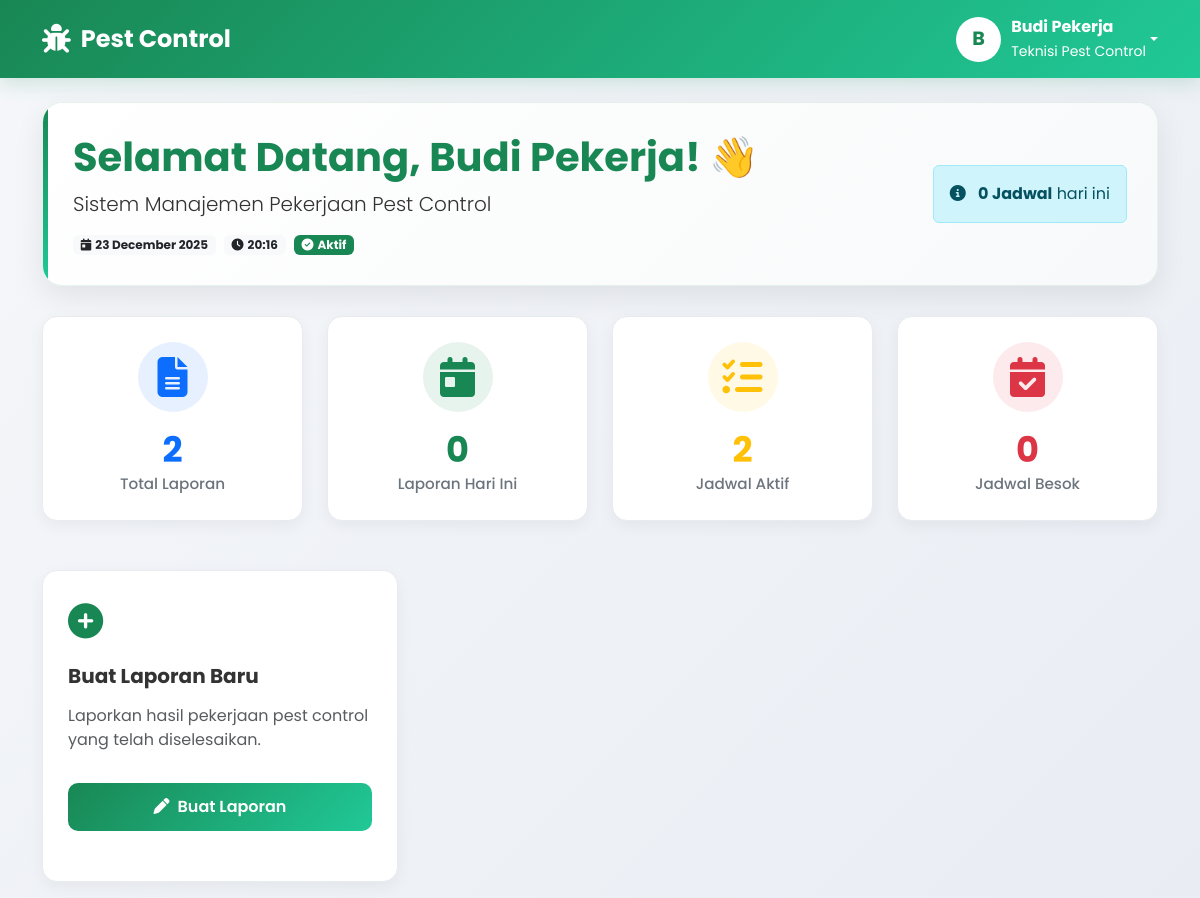
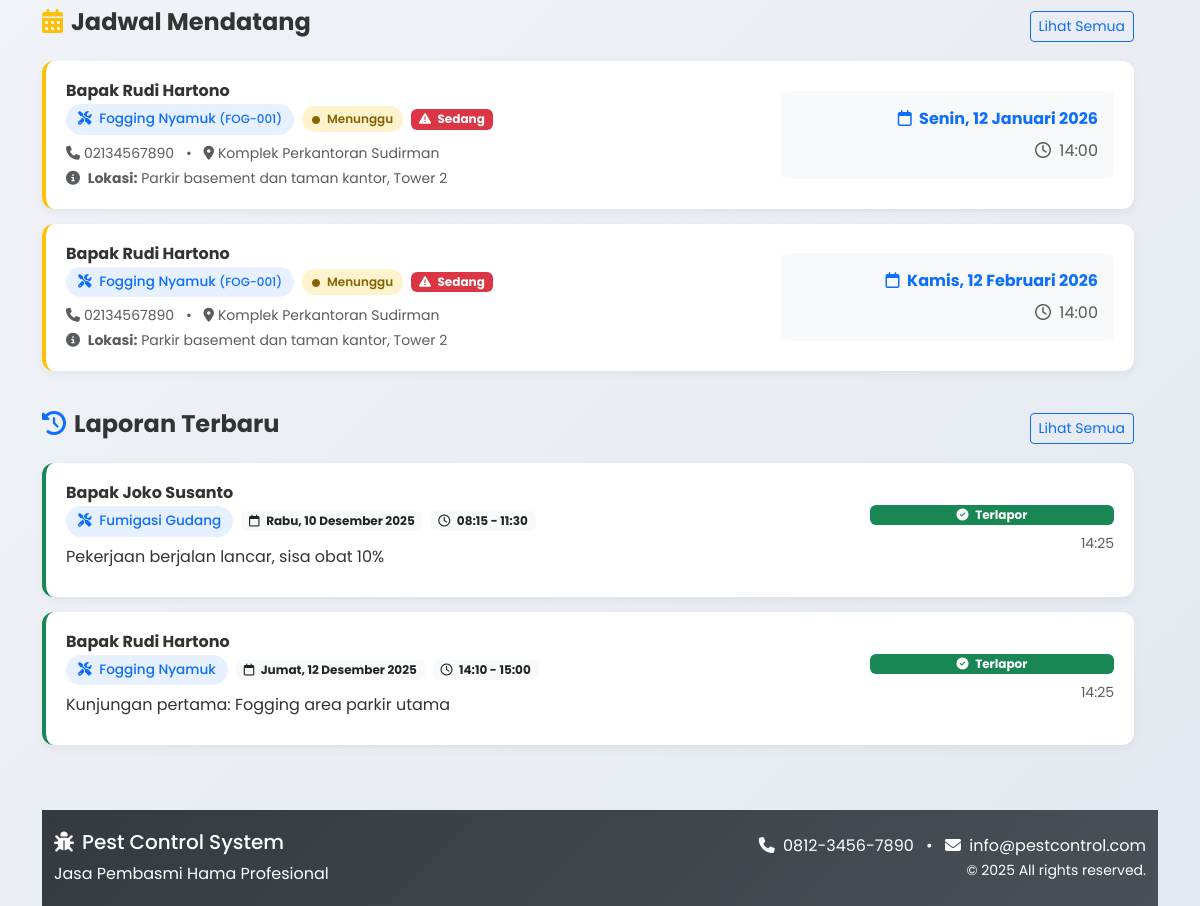
/user/dashboard.php (signed in), run on the app's committed database (2 pictures, top to bottom).
### tables this page shows
CREATE TABLE jadwal (
  id INT NOT NULL AUTO_INCREMENT,
  kode_jadwal VARCHAR(50) UNIQUE,
  admin_id INT NOT NULL,
  pekerja_id INT,
  customer_id INT NOT NULL,
  service_id INT NOT NULL,
  tanggal DATE NOT NULL,
  jam TIME NOT NULL,
  lokasi TEXT,
  durasi_estimasi INT,
  status ENUM('Menunggu','Berjalan','Selesai','Dibatalkan') DEFAULT 'Menunggu',
  prioritas ENUM('Rendah', 'Sedang', 'Tinggi', 'Darurat') DEFAULT 'Sedang',
  catatan_admin TEXT,
  catatan_pekerja TEXT,
  
  jenis_periode ENUM('Sekali', 'Harian', 'Mingguan', 'Bulanan', 'Tahunan') DEFAULT 'Sekali',
  jumlah_kunjungan INT DEFAULT 1,
  kunjungan_berjalan INT DEFAULT 0,
  tanggal_selesai_periode DATE,
  parent_jadwal_id INT NULL,
  
  created_at DATETIME DEFAULT CURRENT_TIMESTAMP,
  updated_at DATETIME DEFAULT CURRENT_TIMESTAMP ON UPDATE CURRENT_TIMESTAMP,
  
  PRIMARY KEY (id),
  INDEX idx_tanggal (tanggal),
  INDEX idx_status (status),
  INDEX idx_pekerja (pekerja_id),
  INDEX idx_customer (customer_id),
  INDEX idx_parent_jadwal (parent_jadwal_id),
  INDEX idx_jenis_periode (jenis_periode),
  
  FOREIGN KEY (pekerja_id) REFERENCES users(id) ON DELETE SET NULL,
  FOREIGN KEY (customer_id) REFERENCES customers(id) ON DELETE CASCADE,
  FOREIGN KEY (service_id) REFERENCES services(id) ON DELETE CASCADE,
  FOREIGN KEY (parent_jadwal_id) REFERENCES jadwal(id) ON DELETE SET NULL
);

CREATE TABLE services (
  id INT NOT NULL AUTO_INCREMENT,
  kode_service VARCHAR(20) UNIQUE,
  nama_service VARCHAR(150) NOT NULL UNIQUE,
  deskripsi TEXT,
  durasi_menit INT,
  harga DECIMAL(12,2),
  kategori ENUM('Residential', 'Commercial', 'Industrial') DEFAULT 'Residential',
  status ENUM('Aktif', 'Nonaktif') DEFAULT 'Aktif',
  created_at DATETIME DEFAULT CURRENT_TIMESTAMP,
  updated_at DATETIME DEFAULT CURRENT_TIMESTAMP ON UPDATE CURRENT_TIMESTAMP,
  PRIMARY KEY (id)
);

CREATE TABLE reports (
  id INT NOT NULL AUTO_INCREMENT,
  kode_laporan VARCHAR(50) UNIQUE,
  user_id INT NOT NULL,
  jadwal_id INT,
  customer_id INT,
  service_id INT,
  nomor_kunjungan INT DEFAULT 1,
  
  keterangan TEXT NOT NULL,
  bahan_digunakan TEXT,
  hasil_pengamatan TEXT,
  rekomendasi TEXT,
  foto_bukti VARCHAR(255),
  foto_sebelum VARCHAR(255),
  foto_sesudah VARCHAR(255),
  
  tanggal_pelaporan DATE NOT NULL,
  jam_mulai TIME,
  jam_selesai TIME,
  rating_customer INT DEFAULT 5,
  
  created_at DATETIME DEFAULT CURRENT_TIMESTAMP,
  updated_at DATETIME DEFAULT CURRENT_TIMESTAMP ON UPDATE CURRENT_TIMESTAMP,
  
  PRIMARY KEY (id),
  INDEX idx_user (user_id),
  INDEX idx_tanggal (tanggal_pelaporan),
  INDEX idx_jadwal (jadwal_id),
  INDEX idx_customer (customer_id),
  INDEX idx_service (service_id),
  INDEX idx_nomor_kunjungan (nomor_kunjungan),
  UNIQUE KEY unique_jadwal_kunjungan (jadwal_id, nomor_kunjungan),
  
  FOREIGN KEY (user_id) REFERENCES users(id) ON DELETE CASCADE,
  FOREIGN KEY (jadwal_id) REFERENCES jadwal(id) ON DELETE SET NULL,
  FOREIGN KEY (customer_id) REFERENCES customers(id) ON DELETE SET NULL,
  FOREIGN KEY (service_id) REFERENCES services(id) ON DELETE SET NULL
);

### user/dashboard.php (the view, shortened to what the rows shown need)
<?php
require_once '../includes/functions.php';
$pdo = getConnection();
$user_id = $_SESSION['user_id'];
$user_name = $_SESSION['nama'] ?? 'Pekerja';
try {
    $stmt = $pdo->prepare("
        SELECT
            j.*,
            -- Gunakan COALESCE untuk menghindari NULL
            COALESCE(c1.nama_perusahaan, c2.nama_perusahaan) as nama_perusahaan,
            COALESCE(c1.nama_customer, c2.nama_customer) as nama_customer,
            COALESCE(c1.telepon, c2.telepon) as telepon,
            COALESCE(c1.alamat, c2.alamat) as alamat,
            s.nama_service,
            s.kode_service
        FROM jadwal j
        -- JOIN customers melalui jadwal
        LEFT JOIN customers c1 ON j.customer_id = c1.id
        -- JOIN services
        LEFT JOIN services s ON j.service_id = s.id
        -- LEFT JOIN reports untuk dapatkan customer alternatif jika ada
        LEFT JOIN reports r ON j.id = r.jadwal_id AND r.user_id = ?
        LEFT JOIN customers c2 ON r.customer_id = c2.id
        WHERE j.pekerja_id = ?
        AND j.status IN ('Menunggu', 'Berjalan')
        AND j.tanggal >= CURDATE()
        ORDER BY j.tanggal ASC, j.jam ASC
        LIMIT 3
    ");
    $stmt->execute([$user_id, $user_id]);
    $upcoming_schedules = $stmt->fetchAll(PDO::FETCH_ASSOC);
    $stmt = $pdo->prepare("
        SELECT
            r.*,
            -- Gunakan COALESCE untuk customer
            COALESCE(c1.nama_perusahaan, c2.nama_perusahaan) as nama_perusahaan,
            COALESCE(c1.nama_customer, c2.nama_customer) as nama_customer,
            COALESCE(c1.telepon, c2.telepon) as customer_telepon,
            s.nama_service,
            j.tanggal as jadwal_tanggal,
            j.jam as jadwal_jam
        FROM reports r
        -- LEFT JOIN customers dari reports
        LEFT JOIN customers c1 ON r.customer_id = c1.id
        -- JOIN jadwal
        LEFT JOIN jadwal j ON r.jadwal_id = j.id
        -- JOIN services melalui jadwal
        LEFT JOIN services s ON j.service_id = s.id
        -- LEFT JOIN customers alternatif dari jadwal
        LEFT JOIN customers c2 ON j.customer_id = c2.id
        WHERE r.user_id = ?
        ORDER BY r.created_at DESC
        LIMIT 5
    ");
    $stmt->execute([$user_id]);
    $recent_reports = $stmt->fetchAll(PDO::FETCH_ASSOC);
} catch (PDOException $e) {
    echo "";
    error_log("Dashboard error: " . $e->getMessage());
    $total_reports = $monthly_reports = $today_reports = $today_schedules = $tomorrow_schedules = $active_schedules = 0;
    $upcoming_schedules = $recent_reports = $monthly_summary = [];
}
function safe_display($value, $default = 'N/A') {
    if ($value === null || $value === '' || $value === '0000-00-00' || $value === '0000-00-00 00:00:00') {
        return $default;
    }
    return htmlspecialchars($value);
}
?>
<!DOCTYPE html>
<html lang="id">
<head>
    <link href="https://cdn.jsdelivr.net/npm/bootstrap@5.3.0/dist/css/bootstrap.min.css" rel="stylesheet">
    <link rel="stylesheet" href="https://cdnjs.cloudflare.com/ajax/libs/font-awesome/6.4.0/css/all.min.css">
</head>
<body>
    <div class="container mt-4">
        <div class="welcome-card">
            <div class="row align-items-center">
                <div class="col-md-8">
                    <h1 class="display-6 fw-bold text-success mb-2">Selamat Datang, <?php echo htmlspecialchars($user_name); ?>! 👋</h1>
                </div>
            </div>
        </div>
        <div class="row mb-4">
        <div class="row mb-4">
            <div class="col-12">
                <?php if (empty($upcoming_schedules)): ?>
                    <div class="empty-state">
                        <i class="fas fa-calendar-times"></i>
                        <h5 class="text-muted mt-3">Tidak Ada Jadwal Mendatang</h5>
                        <p class="text-muted">Anda belum memiliki jadwal pekerjaan yang akan datang.</p>
                    </div>
                <?php else: ?>
                    <?php foreach ($upcoming_schedules as $schedule):
                        $status = $schedule['status'] ?? 'Menunggu';
                        $status_class = 'status-' . strtolower($status);
                        $customer_name = safe_display($schedule['nama_customer'] ?? $schedule['nama_perusahaan'], 'Pelanggan');
                        $service_name = safe_display($schedule['nama_service'], 'Layanan');
                        $schedule_date = safe_display($schedule['tanggal']);
                        $schedule_time = safe_display($schedule['jam']);
                        $location = safe_display($schedule['lokasi']);
                        $phone = safe_display($schedule['telepon']);
                        $address = safe_display($schedule['alamat']);
                        $priority = safe_display($schedule['prioritas']);
                        $kode_service = safe_display($schedule['kode_service']);
                    ?>
                        <div class="schedule-card">
                            <div class="row align-items-center">
                                <div class="col-md-8">
                                    <h6 class="fw-bold mb-1"><?php echo $customer_name; ?></h6>
                                    <div class="d-flex flex-wrap align-items-center gap-2 mb-2">
                                        <span class="service-badge">
                                            <i class="fas fa-tools me-1"></i>
                                            <?php echo $service_name; ?>
                                            <?php if ($kode_service !== 'N/A'): ?>
                                                <small>(<?php echo $kode_service; ?>)</small>
                                            <?php endif; ?>
                                        </span>
                                        <span class="status-badge <?php echo $status_class; ?>">
                                            <i class="fas fa-circle me-1" style="font-size: 8px;"></i>
                                            <?php echo $status; ?>
                                        </span>
                                        <?php if ($priority !== 'N/A' && $priority !== ''): ?>
                                        <span class="badge bg-danger">
                                            <i class="fas fa-exclamation-triangle me-1"></i>
                                            <?php echo $priority; ?>
                                        </span>
                                        <?php endif; ?>
                                    </div>
                                    <div class="text-muted small">
                                        <?php if ($phone !== 'N/A'): ?>
                                            <i class="fas fa-phone me-1"></i><?php echo $phone; ?>
                                            <span class="mx-2">•</span>
                                        <?php endif; ?>
                                        <?php if ($address !== 'N/A'): ?>
                                            <i class="fas fa-map-marker-alt me-1"></i><?php echo substr($address, 0, 50); ?>
                                        <?php endif; ?>
                                        <?php if ($location !== 'N/A'): ?>
                                            <div class="mt-1">
                                                <i class="fas fa-info-circle me-1"></i>
                                                <strong>Lokasi:</strong> <?php echo $location; ?>
                                            </div>
                                        <?php endif; ?>
                                    </div>
                                </div>
                                <div class="col-md-4 text-md-end mt-2 mt-md-0">
                                    <div class="bg-light p-3 rounded">
                                        <div class="fw-bold text-primary">
                                            <i class="far fa-calendar me-1"></i>
                                            <?php echo ($schedule_date !== 'N/A') ? formatTanggalIndonesia($schedule_date) : 'Tanggal tidak tersedia'; ?>
                                        </div>
                                        <div class="text-muted mt-2">
                                            <i class="far fa-clock me-1"></i>
                                            <?php echo ($schedule_time !== 'N/A') ? date('H:i', strtotime($schedule_time)) : '-'; ?>
                                        </div>
                                    </div>
                                </div>
                            </div>
                        </div>
                    <?php endforeach; ?>
                <?php endif; ?>
            </div>
        </div>
        <div class="row">
            <div class="col-12">
                <?php if (empty($recent_reports)): ?>
                    <div class="empty-state">
                        <i class="fas fa-clipboard-check"></i>
                        <h5 class="text-muted mt-3">Belum Ada Laporan</h5>
                        <p class="text-muted">Laporan yang Anda buat akan muncul di sini.</p>
                    </div>
                <?php else: ?>
                    <?php foreach ($recent_reports as $report):
                        $customer_name = safe_display($report['nama_customer'] ?? $report['nama_perusahaan'], 'Customer');
                        $service_name = safe_display($report['nama_service'], 'Layanan');
                        $report_date = safe_display($report['tanggal_pelaporan'] ?? $report['created_at']);
                        $jam_mulai = safe_display($report['jam_mulai']);
                        $jam_selesai = safe_display($report['jam_selesai']);
                        $description = safe_display($report['keterangan'], 'Tidak ada keterangan');
                        $rating = $report['rating_customer'] ?? 0;
                        $created_at = safe_display($report['created_at']);
                    ?>
                        <div class="report-card">
                            <div class="row align-items-center">
                                <div class="col-md-9">
                                    <div class="d-flex justify-content-between align-items-start">
                                        <h6 class="fw-bold mb-1"><?php echo $customer_name; ?></h6>
                                    </div>
                                    <div class="d-flex flex-wrap align-items-center gap-2 mb-2">
                                        <span class="service-badge">
                                            <i class="fas fa-tools me-1"></i>
                                            <?php echo $service_name; ?>
                                        </span>
                                        <span class="badge bg-light text-dark">
                                            <i class="far fa-calendar me-1"></i>
                                            <?php echo ($report_date !== 'N/A') ? formatTanggalIndonesia($report_date) : 'Tanggal tidak tersedia'; ?>
                                        </span>
                                        <?php if ($jam_mulai !== 'N/A'): ?>
                                            <span class="badge bg-light text-dark">
                                                <i class="far fa-clock me-1"></i>
                                                <?php echo ($jam_mulai !== 'N/A') ? date('H:i', strtotime($jam_mulai)) : '-'; ?>
                                                <?php if ($jam_selesai !== 'N/A'): ?>
                                                    - <?php echo date('H:i', strtotime($jam_selesai)); ?>
                                                <?php endif; ?>
                                            </span>
                                        <!-- <?php endif; ?>
                                        <?php if ($rating > 0): ?>
                                            <span class="badge bg-warning text-dark">
                                                <i class="fas fa-star me-1"></i>
                                                <?php echo $rating; ?>/5
                                            </span>
                                        <?php endif; ?> -->
                                    </div>
                                    <p class="mb-2">
                                        <?php echo substr($description, 0, 150); ?>
                                    </p>
                                </div>
                                <div class="col-md-3 text-md-end mt-2 mt-md-0">
                                    <div class="d-flex flex-column gap-2">
                                        <span class="badge bg-success">
                                            <i class="fas fa-check-circle me-1"></i> Terlapor
                                        </span>
                                        <?php if ($created_at !== 'N/A'): ?>
                                            <small class="text-muted">
                                                <?php echo date('H:i', strtotime($created_at)); ?>
                                            </small>
                                        <?php endif; ?>
                                    </div>
                                </div>
                            </div>
                        </div>
                    <?php endforeach; ?>
                <?php endif; ?>
            </div>
        </div>
    </div>
</body>
</html>

### data on the page
jadwal: customer_name "Bapak Rudi Hartono", service.nama_service "Fogging Nyamuk", service.kode_service "FOG-001", status "Menunggu", prioritas "Sedang", phone "02134567890", address "Komplek Perkantoran Sudirman", lokasi "Parkir basement dan taman kantor, Tower 2", tanggal "Senin, 12 Januari 2026", jam "14:00"
jadwal: customer_name "Bapak Rudi Hartono", service.nama_service "Fogging Nyamuk", service.kode_service "FOG-001", status "Menunggu", prioritas "Sedang", phone "02134567890", address "Komplek Perkantoran Sudirman", lokasi "Parkir basement dan taman kantor, Tower 2", tanggal "Kamis, 12 Februari 2026", jam "14:00"
reports: customer_name "Bapak Joko Susanto", service.nama_service "Fumigasi Gudang", tanggal_pelaporan "Rabu, 10 Desember 2025", jam_mulai "08:15", jam_selesai "11:30", keterangan "Pekerjaan berjalan lancar, sisa obat 10%", created_at "14:25"
reports: customer_name "Bapak Rudi Hartono", service.nama_service "Fogging Nyamuk", tanggal_pelaporan "Jumat, 12 Desember 2025", jam_mulai "14:10", jam_selesai "15:00", keterangan "Kunjungan pertama: Fogging area parkir utama", created_at "14:25"

### other printed values
substr($user_name, 0, 1) "B"
$user_name "Budi Pekerja"
$_SESSION['jabatan'] "Teknisi Pest Control"
$today_schedules "0"
$total_reports "2"
$today_reports "0"
$active_schedules "2"
$tomorrow_schedules "0"
